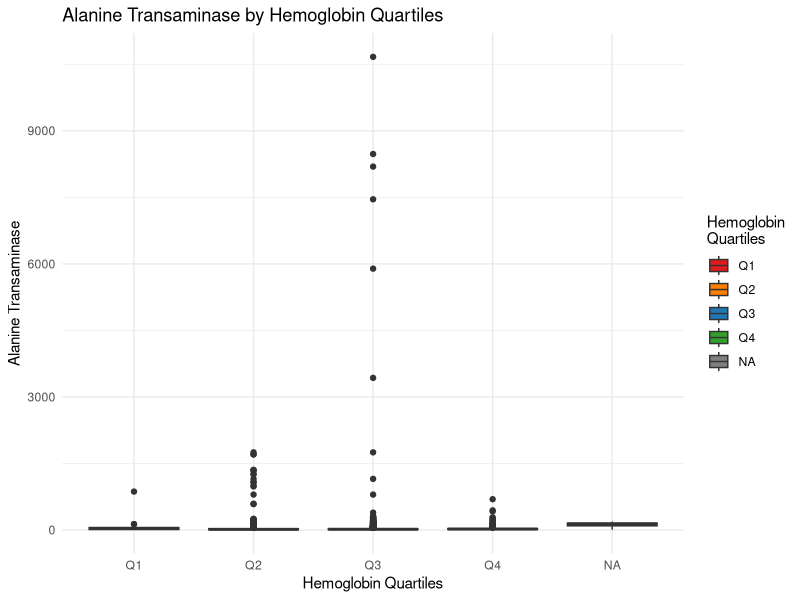
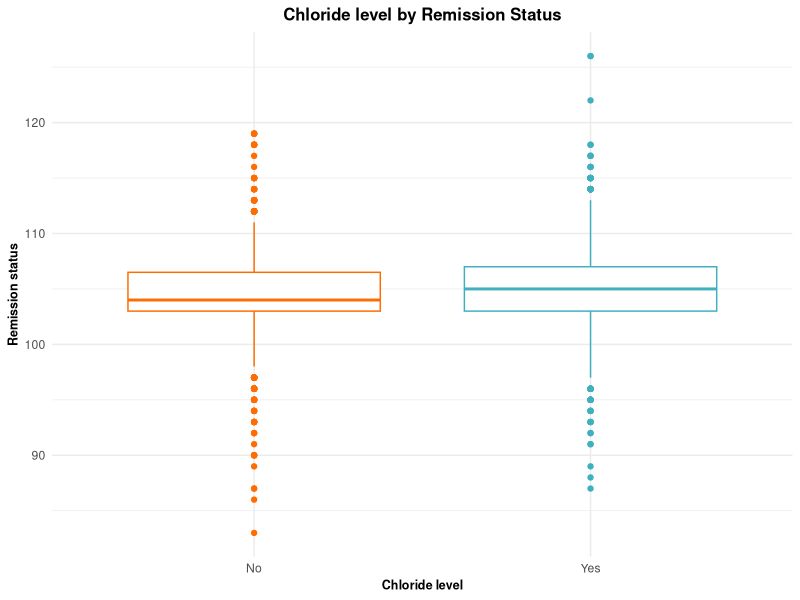
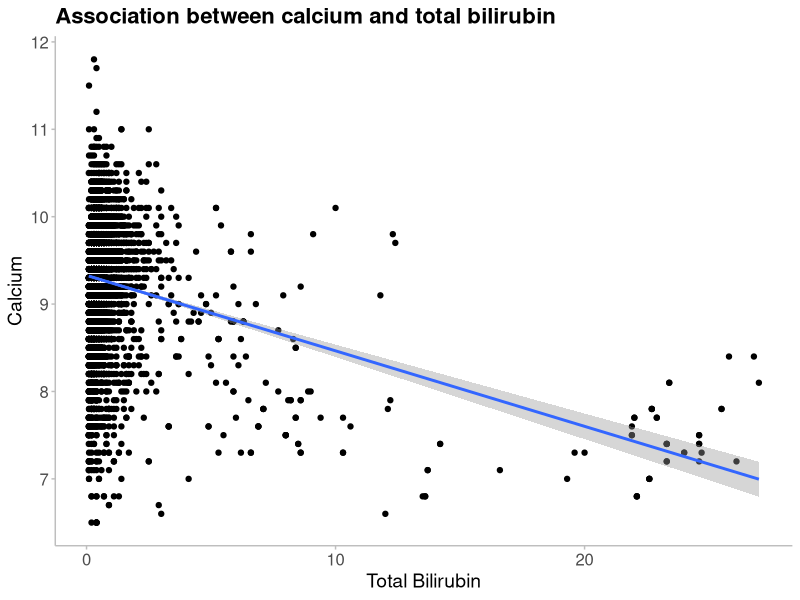

Recreate these plots in R, in order.
#----Script Header-------------------------------------------------------------####
# Date: 10.09.2025         
# Author: Data_drama_queens     
# Filename: creating-plots
# Description: Script for creating plots.
#              We were given 5 questions, and asked to select one question each.
#              We have answered the following questions:
#                 - Does the remission depend on the hemoglobin level categorized into quartiles?
#                 - Does the remission depend on chloride?
#                 - Is there an association between calcium and total bilirubin?
# Project: RMED901A_Exam_Assignment
#-------------------------------------------------------------------------------###

# Read the data ----
library(here)
library(ggplot2)
library(tidyverse)

patient_data <- read_delim(
  here("data", "data_for_analysis", "20250908-tidy-joined-exam-data.txt"),
  delim = "\t"
)


# According to the data, was there a difference of alanine transaminase between quartiles of the hemoglobin level?
# Hemoglobin quartiles - statistical analysis
# ANOVA test
hgb_alt_aov <-patient_data %>% 
  aov(alt ~ hgb_quartiles, data = .) %>%  # Performs one-way ANOVA
  broom::tidy()                           # Converts results to clean data frame


# Plot 1 - Hemoglobin quartiles vs Alanine Transaminase
hgb_alt_plot <- ggplot(patient_data, aes(x = hgb_quartiles, y = alt, fill = hgb_quartiles)) +
  geom_boxplot() +                        # Creates box plots
  scale_fill_manual(values = c("#E31A1C", "#FF7F00", "#1F78B4", "#33A02C"), # Custom colors for each quartile
                    name = "Hemoglobin\nQuartiles") +     # Legend title 
  labs(title = "Alanine Transaminase by Hemoglobin Quartiles",     # Main title
       x = "Hemoglobin Quartiles",                       # X-axis label
       y = "Alanine Transaminase") +                                # Y-axis label
  theme_minimal()                         

hgb_alt_plot


# Statistical test to investigate if the remission is depended on chloride

## Count the number of patients in each category of remission
patient_data %>%
  group_by(remission) %>%
  count()

## Boxplot to visualize chloride levels by remission status.
ggplot(patient_data, aes(remission, chloride, color = remission)) +
  geom_boxplot() +
  theme_minimal() +
  theme(
    legend.position = "none"
  ) +
  labs(title = "Chloride level by Remission Status",
       x = "Chloride level",
       y = "Remission status") +
  theme(
    axis.title.x = element_text(face = "bold", size = 9),
    axis.title.y = element_text(face = "bold", size = 9),
    plot.title = element_text(face = "bold", hjust = 0.5, size = 12)
  ) +
  scale_color_manual(values = c("No" = "#fe6d01", "Yes" = "#40b0bf"))

# T-test to test difference in mean chloride levels by remission status
t_test_results <- patient_data %>% 
  t.test(chloride ~ remission, data = .) %>%
  broom::tidy()

t_test_results
# We have used an unpaired t-test for statistical analysis because we are
# interested in comparing the mean of chloride level between those with and 
# without remission. 

# The 2808 patients with remission compared to the 2359 patients
# without remission showed significantly lower chloride levels (t = -0.377, p = 0.000113)



# Association between calcium and total bilirubin----
#Plot the data first
patient_data  %>%
  ggplot(aes(x = tbil, y = cal)) +
  geom_point() +
  geom_smooth(method = "lm") +
  xlab("Total Bilirubin") + #change x axis label
  ylab("Calcium") + #y axis labels
  labs(title = "Association between calcium and total bilirubin") +
  theme_minimal() + #use the minimal theme
  theme(
    panel.grid.major = element_blank(), #remove major grid
    panel.grid.minor = element_blank(), #remove minor grid
    axis.line = element_line(colour="grey", linewidth = 0.5), #include x and y axis
    axis.ticks = element_line(colour = "grey", linewidth = 0.5), #include tick marks
    plot.title = element_text(size = 16, face = "bold"), #change title font
    axis.title = element_text(size = 14), #change axis title size
    axis.text.x = element_text( size = 12), #change x-axis text size
    axis.text.y = element_text(size=12) #change y-axis text size
  ) 

# From the plot we see that the data is not well captured by a linear relationships.
# Most points are located at low levels of total bilirubin, while a few points are located to the right.
# If the analyse was to be used in a "real" analysis, we should consider measures to improve the 
# association evaluation.

# However, a linear regression analysis for the association between calcium and total bilirubin is 
# considered to be sufficient in this project.
cal_tbil_lm <- patient_data %>% 
  lm(cal ~ tbil, data = .) %>%
  broom::tidy()

#View the regression results
cal_tbil_lm

# The linear regression indicates that there is an association between calcium and total bilirubin.
# The estimated coefficient is -0.09, with a p-value of 1.8e-104.
